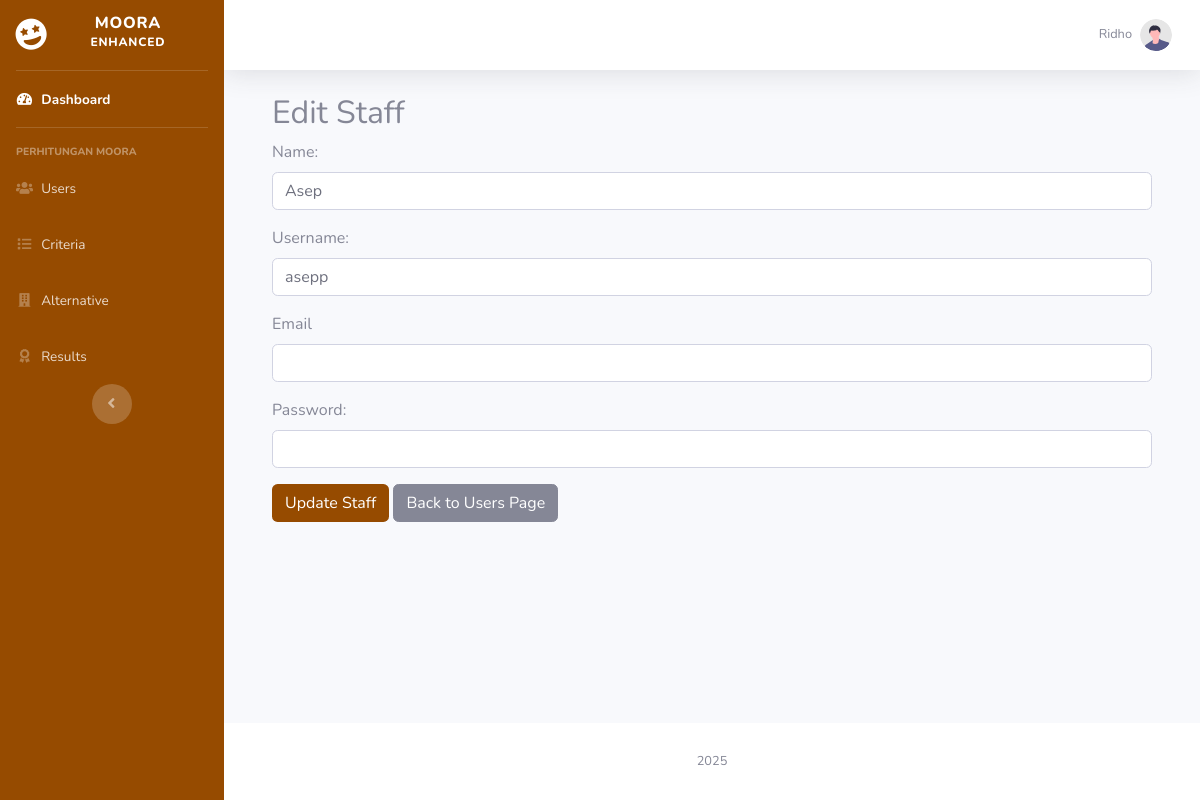
/pages/edit_staff.php?id=2 (signed in), run on an earlier commit of the app's database.
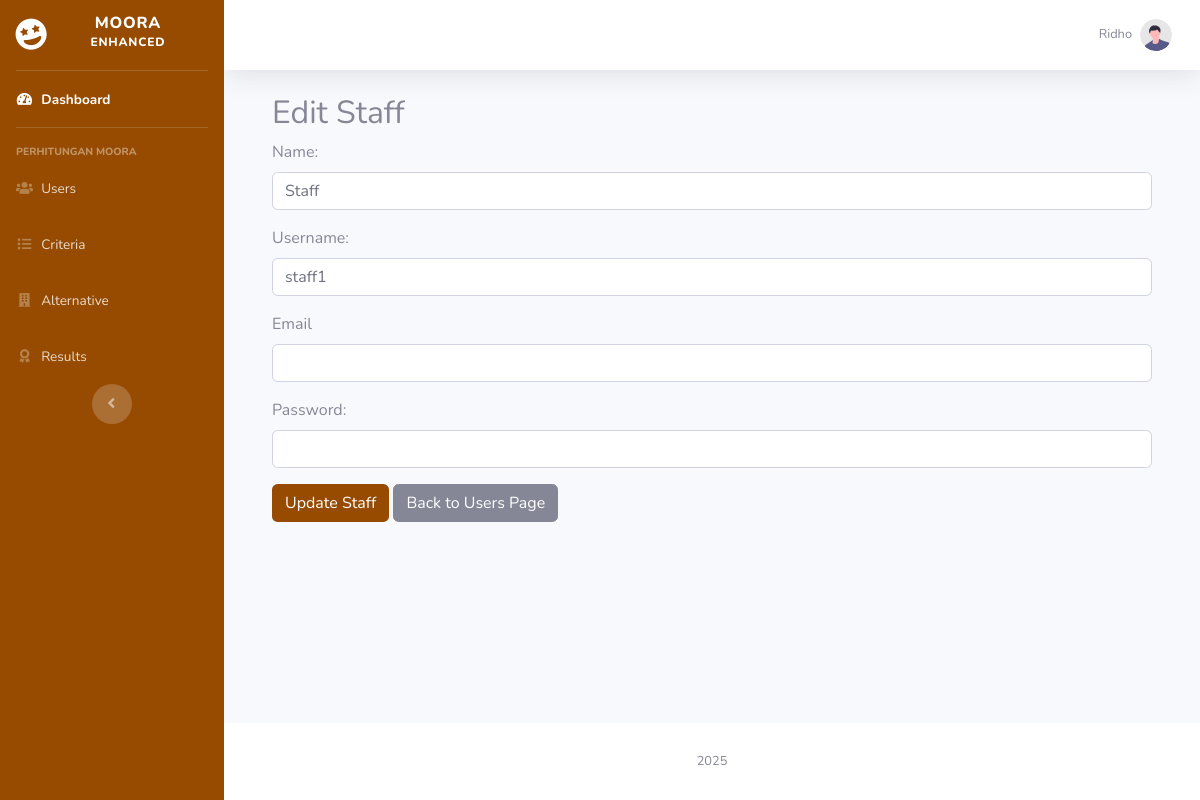
And on a later commit of the database.
### tables this page shows
CREATE TABLE `users` (
  `id` int(11) NOT NULL,
  `username` varchar(50) NOT NULL,
  `name` varchar(25) NOT NULL,
  `password` varchar(255) NOT NULL,
  `role` enum('pimpinan','staff') NOT NULL,
  `created_at` timestamp NULL DEFAULT current_timestamp()
);

### pages/edit_staff.php (the view, shortened to what this page needs)
<?php
include '../includes/db.php';
if (isset($_GET['id'])) {
    $staff_id = $_GET['id'];
    $sql = "SELECT * FROM users WHERE id = ? AND role = 'staff'";
    $stmt = $conn->prepare($sql);
    $stmt->bind_param("i", $staff_id);
    $stmt->execute();
    $result = $stmt->get_result();
    if ($result->num_rows > 0) {
        $staff = $result->fetch_assoc();
    } else {
        header("Location: staff.php");
        exit();
    }
}
include '../includes/header.php';
?>
<div class="container">
<h2>Edit Staff</h2>
<form method="post">
    <div class="form-group">
        <label for="name">Name:</label>
        <input type="text" id="name" class="form-control" name="name" value="<?php echo $staff['name']; ?>" required>
    </div>
    <div class="form-group">
        <label for="username">Username:</label>
        <input type="text" id="username" class="form-control" name="username" value="<?php echo $staff['username']; ?>" required>
    </div>
    <div class="form-group">
        <label for="email">Email</label>
        <input type="email" id="email" class="form-control" name="email" value="<?php echo $staff['email']; ?>" aria-describedby="emailHelp" required>
    </div>
    <div class="form-group">
        <label for="password">Password:</label>
        <input type="password" id="password" class="form-control" name="password">
    </div>
    <button type="submit" class="btn btn-coklat">Update Staff</button>
    <a href="staff.php" class="btn btn-secondary">Back to Users Page</a>
</form>
</div>
<?php include '../includes/sidebar.php'; ?>

What changed in the data, as far as the page shows it:
changed users: name "Asep" → "Staff"; username "asepp" → "staff1"
